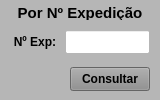
               <widget class="QWidget" name="widget_Cor6" native="true">
                <property name="sizePolicy">
                 <sizepolicy hsizetype="Preferred" vsizetype="Preferred">
                  <horstretch>0</horstretch>
                  <verstretch>0</verstretch>
                 </sizepolicy>
                </property>
                <property name="minimumSize">
                 <size>
                  <width>160</width>
                  <height>0</height>
                 </size>
                </property>
                <property name="maximumSize">
                 <size>
                  <width>160</width>
                  <height>16777215</height>
                 </size>
                </property>
                <property name="styleSheet">
                 <string notr="true">background-color: rgb(182, 182, 182);</string>
                </property>
                <layout class="QVBoxLayout" name="verticalLayout_14">
                 <property name="spacing">
                  <number>5</number>
                 </property>
                 <property name="leftMargin">
                  <number>5</number>
                 </property>
                 <property name="topMargin">
                  <number>3</number>
                 </property>
                 <property name="rightMargin">
                  <number>5</number>
                 </property>
                 <property name="bottomMargin">
                  <number>3</number>
                 </property>
                 <item>
                  <widget class="QLabel" name="label_63">
                   <property name="minimumSize">
                    <size>
                     <width>0</width>
                     <height>15</height>
                    </size>
                   </property>
                   <property name="maximumSize">
                    <size>
                     <width>16777215</width>
                     <height>15</height>
                    </size>
                   </property>
                   <property name="font">
                    <font>
                     <pointsize>11</pointsize>
                     <weight>75</weight>
                     <bold>true</bold>
                    </font>
                   </property>
                   <property name="text">
                    <string>Por Nº Expedição</string>
                   </property>
                   <property name="alignment">
                    <set>Qt::AlignCenter</set>
                   </property>
                  </widget>
                 </item>
                 <item>
                  <widget class="QWidget" name="widget_39" native="true">
                   <property name="minimumSize">
                    <size>
                     <width>0</width>
                     <height>30</height>
                    </size>
                   </property>
                   <property name="maximumSize">
                    <size>
                     <width>16777215</width>
                     <height>30</height>
                    </size>
                   </property>
                   <property name="styleSheet">
                    <string notr="true"/>
                   </property>
                   <layout class="QHBoxLayout" name="horizontalLayout_10">
                    <property name="spacing">
                     <number>5</number>
                    </property>
                    <property name="leftMargin">
                     <number>5</number>
                    </property>
                    <property name="topMargin">
                     <number>3</number>
                    </property>
                    <property name="rightMargin">
                     <number>5</number>
                    </property>
                    <property name="bottomMargin">
                     <number>3</number>
                    </property>
                    <item>
                     <widget class="QLabel" name="label_66">
                      <property name="minimumSize">
                       <size>
                        <width>50</width>
                        <height>0</height>
                       </size>
                      </property>
                      <property name="maximumSize">
                       <size>
                        <width>50</width>
                        <height>16777215</height>
                       </size>
                      </property>
                      <property name="font">
                       <font>
                        <pointsize>9</pointsize>
                        <weight>75</weight>
                        <bold>true</bold>
                       </font>
                      </property>
                      <property name="text">
                       <string>Nº Exp:</string>
                      </property>
                      <property name="alignment">
                       <set>Qt::AlignCenter</set>
                      </property>
                     </widget>
                    </item>
                    <item>
                     <widget class="QLineEdit" name="line_Num_Exp">
                      <property name="sizePolicy">
                       <sizepolicy hsizetype="Preferred" vsizetype="Preferred">
                        <horstretch>0</horstretch>
                        <verstretch>0</verstretch>
                       </sizepolicy>
                      </property>
                      <property name="minimumSize">
                       <size>
                        <width>0</width>
                        <height>0</height>
                       </size>
                      </property>
                      <property name="maximumSize">
                       <size>
                        <width>16777215</width>
                        <height>16777215</height>
                       </size>
                      </property>
                      <property name="font">
                       <font>
                        <pointsize>9</pointsize>
                       </font>
                      </property>
                      <property name="styleSheet">
                       <string notr="true">background-color: rgb(255, 255, 255);</string>
                      </property>
                      <property name="alignment">
                       <set>Qt::AlignCenter</set>
                      </property>
                      <property name="placeholderText">
                       <string/>
                      </property>
                     </widget>
                    </item>
                   </layout>
                  </widget>
                 </item>
                 <item>
                  <widget class="QWidget" name="widget_43" native="true">
                   <property name="minimumSize">
                    <size>
                     <width>0</width>
                     <height>30</height>
                    </size>
                   </property>
                   <property name="maximumSize">
                    <size>
                     <width>16777215</width>
                     <height>30</height>
                    </size>
                   </property>
                   <property name="styleSheet">
                    <string notr="true"/>
                   </property>
                   <layout class="QHBoxLayout" name="horizontalLayout_11">
                    <property name="spacing">
                     <number>5</number>
                    </property>
                    <property name="leftMargin">
                     <number>5</number>
                    </property>
                    <property name="topMargin">
                     <number>3</number>
                    </property>
                    <property name="rightMargin">
                     <number>5</number>
                    </property>
                    <property name="bottomMargin">
                     <number>3</number>
                    </property>
                    <item>
                     <widget class="QLabel" name="label_18">
                      <property name="text">
                       <string/>
                      </property>
                     </widget>
                    </item>
                    <item>
                     <widget class="QPushButton" name="btn_Num_Exp">
                      <property name="sizePolicy">
                       <sizepolicy hsizetype="Preferred" vsizetype="Preferred">
                        <horstretch>0</horstretch>
                        <verstretch>0</verstretch>
                       </sizepolicy>
                      </property>
                      <property name="maximumSize">
                       <size>
                        <width>80</width>
                        <height>16777215</height>
                       </size>
                      </property>
                      <property name="font">
                       <font>
                        <pointsize>9</pointsize>
                        <weight>75</weight>
                        <bold>true</bold>
                       </font>
                      </property>
                      <property name="cursor">
                       <cursorShape>PointingHandCursor</cursorShape>
                      </property>
                      <property name="styleSheet">
                       <string notr="true">background-color: rgb(141, 141, 141);</string>
                      </property>
                      <property name="text">
                       <string>Consultar</string>
                      </property>
                     </widget>
                    </item>
                   </layout>
                  </widget>
                 </item>
                </layout>
               </widget>
